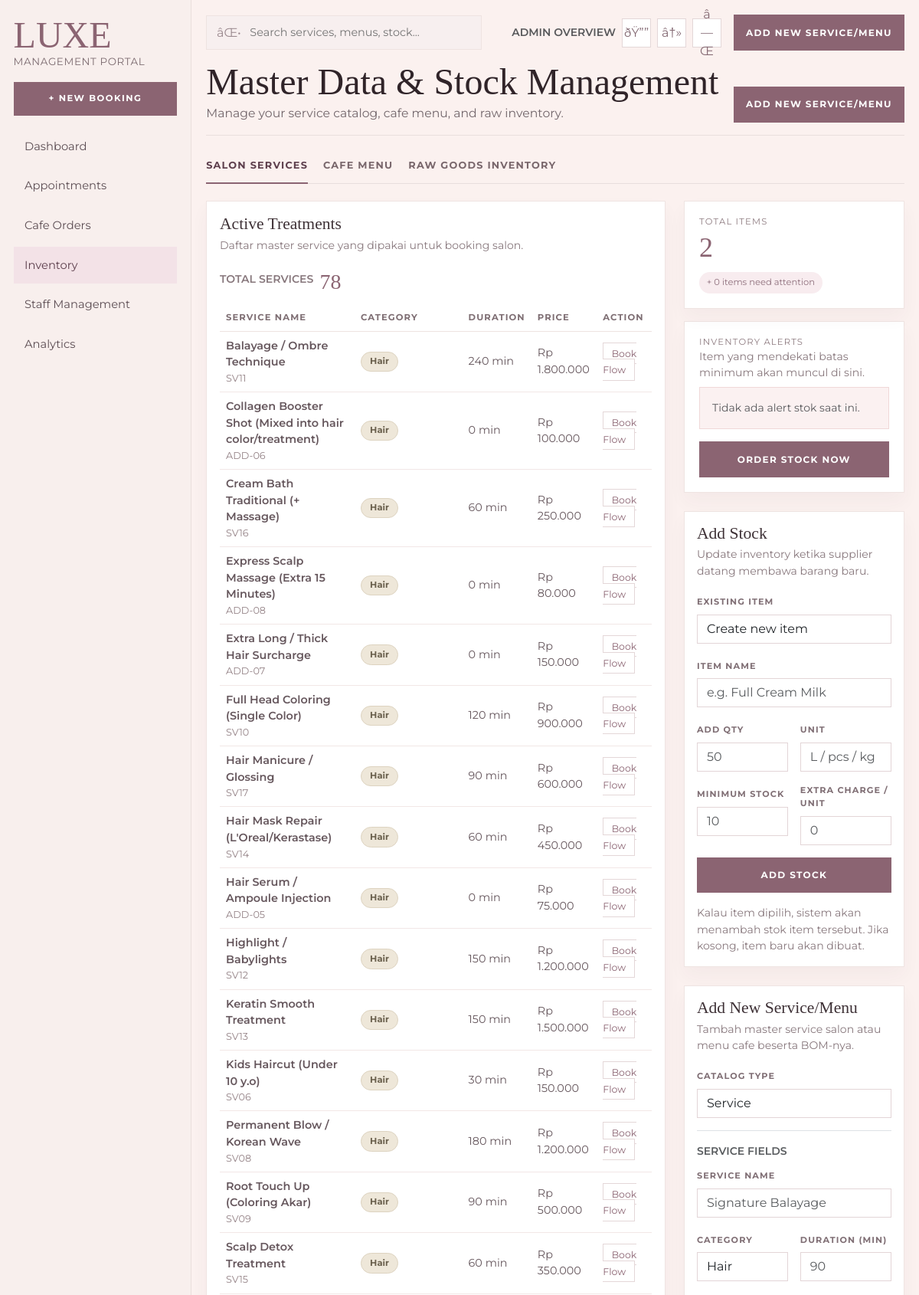
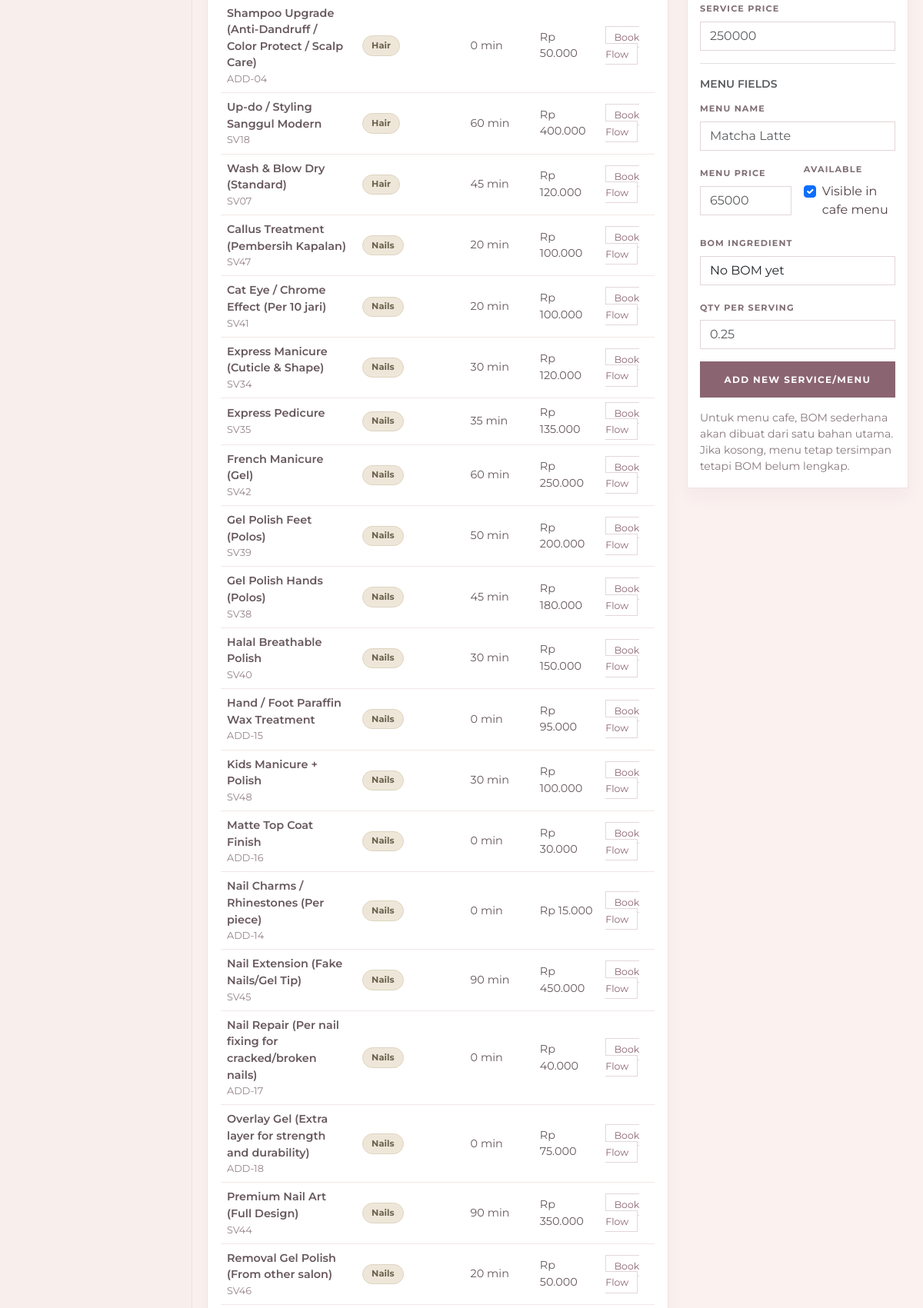
The app's page /index.php?page=admin&action=manageMenus (signed in, upper part) with its own data (2 pictures, top to bottom).
### tables this page shows
CREATE TABLE services (
    service_id VARCHAR(10),
    service_name VARCHAR(100) NOT NULL,
    category ENUM('Hair', 'Nails', 'Lashes', 'Wax & Eyebrows') NOT NULL, 
    is_addon BOOLEAN NOT NULL DEFAULT FALSE,
    base_tariff DECIMAL(10,2) NOT NULL,
    est_duration INT NOT NULL,
    PRIMARY KEY (service_id)
);

### app/Views/Admin/manage_menus.php (the view, shortened to what the rows shown need)
<?php
$services = $services ?? [];
$escape = static fn ($value): string => htmlspecialchars((string) $value, ENT_QUOTES, 'UTF-8');
$formatCurrency = static fn ($value): string => 'Rp ' . number_format((float) $value, 0, ',', '.');
?>
<!DOCTYPE html>
<html lang="id">
<head>
    <link href="https://cdn.jsdelivr.net/npm/bootstrap@5.3.3/dist/css/bootstrap.min.css" rel="stylesheet">
</head>
<body>
    <div class="shell">
        <main class="main">
            <section class="hero-box">
                <div>
                    <h1 class="hero-title">Master Data &amp; Stock Management</h1>
                </div>
            </section>
            <div class="row g-4 align-items-start">
                <div class="col-12 col-lg-8">
                    <section id="services-section" class="panel section-anchor mb-4">
                        <div class="d-flex justify-content-between align-items-start gap-3 flex-wrap mb-3">
                            <div>
                                <h2 class="card-headline mb-1">Active Treatments</h2>
                            </div>
                        </div>
                        <div class="table-responsive">
                            <table class="table inventory-table align-middle">
                                <thead>
                                    <tr>
                                        <th>Service Name</th>
                                        <th>Category</th>
                                        <th>Duration</th>
                                        <th>Price</th>
                                        <th>Action</th>
                                    </tr>
                                </thead>
                                <tbody>
                                    <?php if (empty($services)): ?>
                                        <tr>
                                            <td colspan="5" class="text-center py-4 text-muted">Belum ada service yang terdaftar.</td>
                                        </tr>
                                    <?php else: ?>
                                        <?php foreach ($services as $service): ?>
                                            <tr>
                                                <td>
                                                    <div class="fw-semibold"><?php echo $escape($service['service_name']); ?></div>
                                                    <div class="muted-caption"><?php echo $escape($service['service_id']); ?></div>
                                                </td>
                                                <td><span class="badge badge-soft badge-ready"><?php echo $escape($service['category']); ?></span></td>
                                                <td><?php echo $escape($service['est_duration']); ?> min</td>
                                                <td><?php echo $formatCurrency($service['base_tariff']); ?></td>
                                                <td>
                                                    <a class="pill-action" href="index.php?page=admin&action=manageReservations">Book Flow</a>
                                                </td>
                                            </tr>
                                        <?php endforeach; ?>
                                    <?php endif; ?>
                                </tbody>
                            </table>
                        </div>
                    </section>
                </div>
            </div>
        </main>
    </div>
</body>
</html>

### records on screen
services: service_name "Balayage / Ombre Technique", service_id "SV11", category "Hair", est_duration "240", base_tariff "Rp 1.800.000"
services: service_name "Collagen Booster Shot (Mixed into hair color/treatment)", service_id "ADD-06", category "Hair", est_duration "0", base_tariff "Rp 100.000"
services: service_name "Cream Bath Traditional (+ Massage)", service_id "SV16", category "Hair", est_duration "60", base_tariff "Rp 250.000"
services: service_name "Express Scalp Massage (Extra 15 Minutes)", service_id "ADD-08", category "Hair", est_duration "0", base_tariff "Rp 80.000"
services: service_name "Extra Long / Thick Hair Surcharge", service_id "ADD-07", category "Hair", est_duration "0", base_tariff "Rp 150.000"
services: service_name "Full Head Coloring (Single Color)", service_id "SV10", category "Hair", est_duration "120", base_tariff "Rp 900.000"
services: service_name "Hair Manicure / Glossing", service_id "SV17", category "Hair", est_duration "90", base_tariff "Rp 600.000"
services: service_name "Hair Mask Repair (L'Oreal/Kerastase)", service_id "SV14", category "Hair", est_duration "60", base_tariff "Rp 450.000"
services: service_name "Hair Serum / Ampoule Injection", service_id "ADD-05", category "Hair", est_duration "0", base_tariff "Rp 75.000"
services: service_name "Highlight / Babylights", service_id "SV12", category "Hair", est_duration "150", base_tariff "Rp 1.200.000"
services: service_name "Keratin Smooth Treatment", service_id "SV13", category "Hair", est_duration "150", base_tariff "Rp 1.500.000"
services: service_name "Kids Haircut (Under 10 y.o)", service_id "SV06", category "Hair", est_duration "30", base_tariff "Rp 150.000"
services: service_name "Permanent Blow / Korean Wave", service_id "SV08", category "Hair", est_duration "180", base_tariff "Rp 1.200.000"
services: service_name "Root Touch Up (Coloring Akar)", service_id "SV09", category "Hair", est_duration "90", base_tariff "Rp 500.000"
services: service_name "Scalp Detox Treatment", service_id "SV15", category "Hair", est_duration "60", base_tariff "Rp 350.000"
services: service_name "Shampoo Upgrade (Anti-Dandruff / Color Protect / Scalp Care)", service_id "ADD-04", category "Hair", est_duration "0", base_tariff "Rp 50.000"
services: service_name "Up-do / Styling Sanggul Modern", service_id "SV18", category "Hair", est_duration "60", base_tariff "Rp 400.000"
services: service_name "Wash & Blow Dry (Standard)", service_id "SV07", category "Hair", est_duration "45", base_tariff "Rp 120.000"
services: service_name "Callus Treatment (Pembersih Kapalan)", service_id "SV47", category "Nails", est_duration "20", base_tariff "Rp 100.000"
services: service_name "Cat Eye / Chrome Effect (Per 10 jari)", service_id "SV41", category "Nails", est_duration "20", base_tariff "Rp 100.000"
services: service_name "Express Manicure (Cuticle & Shape)", service_id "SV34", category "Nails", est_duration "30", base_tariff "Rp 120.000"
services: service_name "Express Pedicure", service_id "SV35", category "Nails", est_duration "35", base_tariff "Rp 135.000"
services: service_name "French Manicure (Gel)", service_id "SV42", category "Nails", est_duration "60", base_tariff "Rp 250.000"
services: service_name "Gel Polish Feet (Polos)", service_id "SV39", category "Nails", est_duration "50", base_tariff "Rp 200.000"
services: service_name "Gel Polish Hands (Polos)", service_id "SV38", category "Nails", est_duration "45", base_tariff "Rp 180.000"
services: service_name "Halal Breathable Polish", service_id "SV40", category "Nails", est_duration "30", base_tariff "Rp 150.000"
services: service_name "Hand / Foot Paraffin Wax Treatment", service_id "ADD-15", category "Nails", est_duration "0", base_tariff "Rp 95.000"
services: service_name "Kids Manicure + Polish", service_id "SV48", category "Nails", est_duration "30", base_tariff "Rp 100.000"
services: service_name "Matte Top Coat Finish", service_id "ADD-16", category "Nails", est_duration "0", base_tariff "Rp 30.000"
services: service_name "Nail Charms / Rhinestones (Per piece)", service_id "ADD-14", category "Nails", est_duration "0", base_tariff "Rp 15.000"
services: service_name "Nail Extension (Fake Nails/Gel Tip)", service_id "SV45", category "Nails", est_duration "90", base_tariff "Rp 450.000"
services: service_name "Nail Repair (Per nail fixing for cracked/broken nails)", service_id "ADD-17", category "Nails", est_duration "0", base_tariff "Rp 40.000"
services: service_name "Overlay Gel (Extra layer for strength and durability)", service_id "ADD-18", category "Nails", est_duration "0", base_tariff "Rp 75.000"
services: service_name "Premium Nail Art (Full Design)", service_id "SV44", category "Nails", est_duration "90", base_tariff "Rp 350.000"
services: service_name "Removal Gel Polish (From other salon)", service_id "SV46", category "Nails", est_duration "20", base_tariff "Rp 50.000"

### other values on screen
$summaryStats['total_services'] "78"
$summaryStats['total_inventory_items'] "2"
$summaryStats['low_stock_items'] "0"
